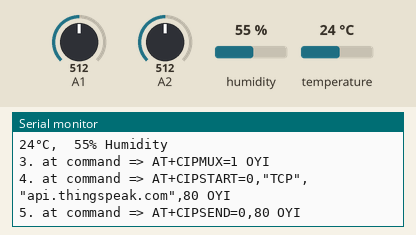
This sketch was run on a simulated Arduino Uno, built with avr-gcc and run on an emulated ATmega328P. Parts: the last lines printed to the serial monitor. Inputs (shaded band) come from the test bench; at power-on: A2 = 512, humidity 55 %, A1 = 512, temperature 24 °C. No radio packets arrive unless stated; the modem accepts every AT command (registered, SIM ready, sends succeed) and sends nothing else.

Above: at 1.2 s.
1.3 s: A2 set to 810
At 2.8 s:
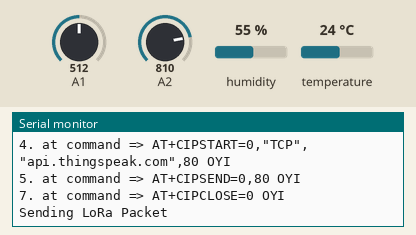
3.3 s: humidity set to 22 %
At 12.19 s:
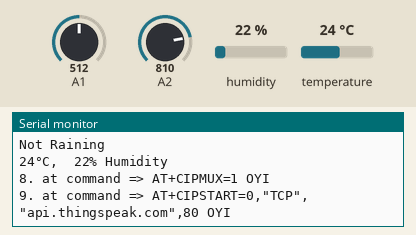
13.5 s: A1 set to 716
At 14.8 s:
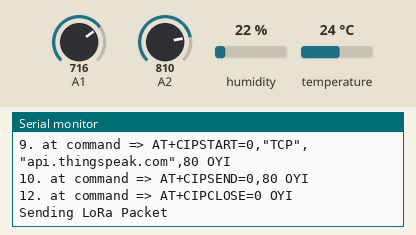

The sketch:

iot.ino
```cpp
//The MQ-135 Gas sensor can detect gases like Ammonia, nitrogen oxide, alcohols, aromatic compounds, sulfide and smoke.
// Rain drop sensor take 5 volts and give values from 0-1023 the wetter the surface of the sensor gets the less value it will give.
#include <SimpleDHT.h>
// LoRa libraries
#include<SPI.h>
#include<LoRa.h>


int pinDHT11 = 4;// 2nd digital pin
SimpleDHT11 dht11(pinDHT11);

// Initialising the wifi variables
#include <SoftwareSerial.h>
String AP = "Drago";       // AP NAME
String PASS = "noobster"; // AP PASSWORD
String API = "XLO7R4WFPWDOWZA9";   // Write API KEY
String HOST = "api.thingspeak.com";
String PORT = "80";
int countTrueCommand;
int countTimeCommand;
boolean found = false;
int valSensor = 1;
SoftwareSerial esp8266(2,3);
void setup() {
  // put your setup code here, to run once:
  Serial.begin(9600);
  //Setting up the wifi connection
  esp8266.begin(115200);
  sendCommand("AT",5,"OK");
  sendCommand("AT+CWMODE=1",5,"OK");
  sendCommand("AT+CWJAP=\""+ AP +"\",\""+ PASS +"\"",20,"OK");

  // Setting up LoRa
  while (!Serial);
  Serial.println("LoRa Sender");
  if (!LoRa.begin(433E6)) { // or 915E6, the MHz speed of your module
    Serial.println("Starting LoRa failed!");
  }
  else
  {
    Serial.println("Starting LoRa Successfull!!");
  }
}

void loop() {
  Serial.println("=================================");
  Serial.println("");
  // Air Quality monitoring
  int airQuality=analogRead(A1);
  Serial.print("Air QUality : ");
  Serial.print(airQuality,DEC);
  Serial.println(" PPM");

  // Raindrop Detection
  int RainInput=analogRead(A2);
  Serial.print("Sensor value : ");
  Serial.println(RainInput);
  int raining=0;
  if(RainInput<800)
  {
    Serial.println("It's Raining");
    raining=1;
  }
  else
  {
    Serial.println("Not Raining");
    raining=0;
  }

  // Temprature and humidity sensing
  //The DHT11 measures relative humidity. Relative humidity is the amount of water vapor in air vs. the saturation point of water vapor in air. At the saturation point, water vapor starts to condense and accumulate on surfaces forming dew.
  byte temperature = 0;
  byte humidity = 0;
  int err = SimpleDHTErrSuccess;
  if ((err = dht11.read(&temperature, &humidity, NULL)) != SimpleDHTErrSuccess) {
    Serial.print("Read DHT11 failed, err="); Serial.print(SimpleDHTErrCode(err));
    Serial.print(","); Serial.println(SimpleDHTErrDuration(err)); delay(1000);
    Serial.println("THERE IS ERROR in DHT11");
  }

  Serial.print((int)temperature); Serial.print("°C,  ");
  Serial.print((int)humidity); Serial.println("% Humidity");

  // Sending data to the ThinkSpeak cloud

 String getData = "GET /update?api_key="+ API +"&field1="+String((int)temperature)+"&field2="+String((int)humidity)+"&field3="+String(airQuality)+"&field4="+String(raining);
 sendCommand("AT+CIPMUX=1",5,"OK");
 sendCommand("AT+CIPSTART=0,\"TCP\",\""+ HOST +"\","+ PORT,15,"OK");
 sendCommand("AT+CIPSEND=0," +String(getData.length()+4),4,">");
 esp8266.println(getData);delay(1500);countTrueCommand++;
 sendCommand("AT+CIPCLOSE=0",5,"OK");


  // Sending data using LoRa
  Serial.println("Sending LoRa Packet");
  int data_lora=airQuality*10+raining;
  int data_lora_2=((int)temperature)*100+((int)humidity);
//  LoRa.beginPacket();
//  LoRa.print("Temperature : ");
//  LoRa.print((int)temperature); LoRa.println("°C ");
//  LoRa.print("Humidity : ");
//  LoRa.print((int)humidity); LoRa.println("%");
//
//  LoRa.print("Air QUality : ");
//  LoRa.print(airQuality,DEC);
//  LoRa.println(" PPM");
//  LoRa.print("Raining? : ");
//  LoRa.println(raining);
  LoRa.print(String(data_lora_2)+String(data_lora));
//  LoRa.println(data_lora);
  LoRa.endPacket();
  delay(50);

 // DHT11 sampling rate is 1HZ.
  delay(10000);

}
void sendCommand(String command, int maxTime, char readReplay[]) {
  Serial.print(countTrueCommand);
  Serial.print(". at command => ");
  Serial.print(command);
  Serial.print(" ");
  while(countTimeCommand < (maxTime*1))
  {
    esp8266.println(command);//at+cipsend
    if(esp8266.find(readReplay))//ok
    {
      found = true;
      break;
    }

    countTimeCommand++;
  }

  if(found == true)
  {
    Serial.println("OYI");
    countTrueCommand++;
    countTimeCommand = 0;
  }

  if(found == false)
  {
    Serial.println("Fail");
    countTrueCommand = 0;
    countTimeCommand = 0;
  }

  found = false;
 }
```

Measured:
- after the input at 3.3 s, the serial monitor: prints a new line after 8.8 s (image 2)
